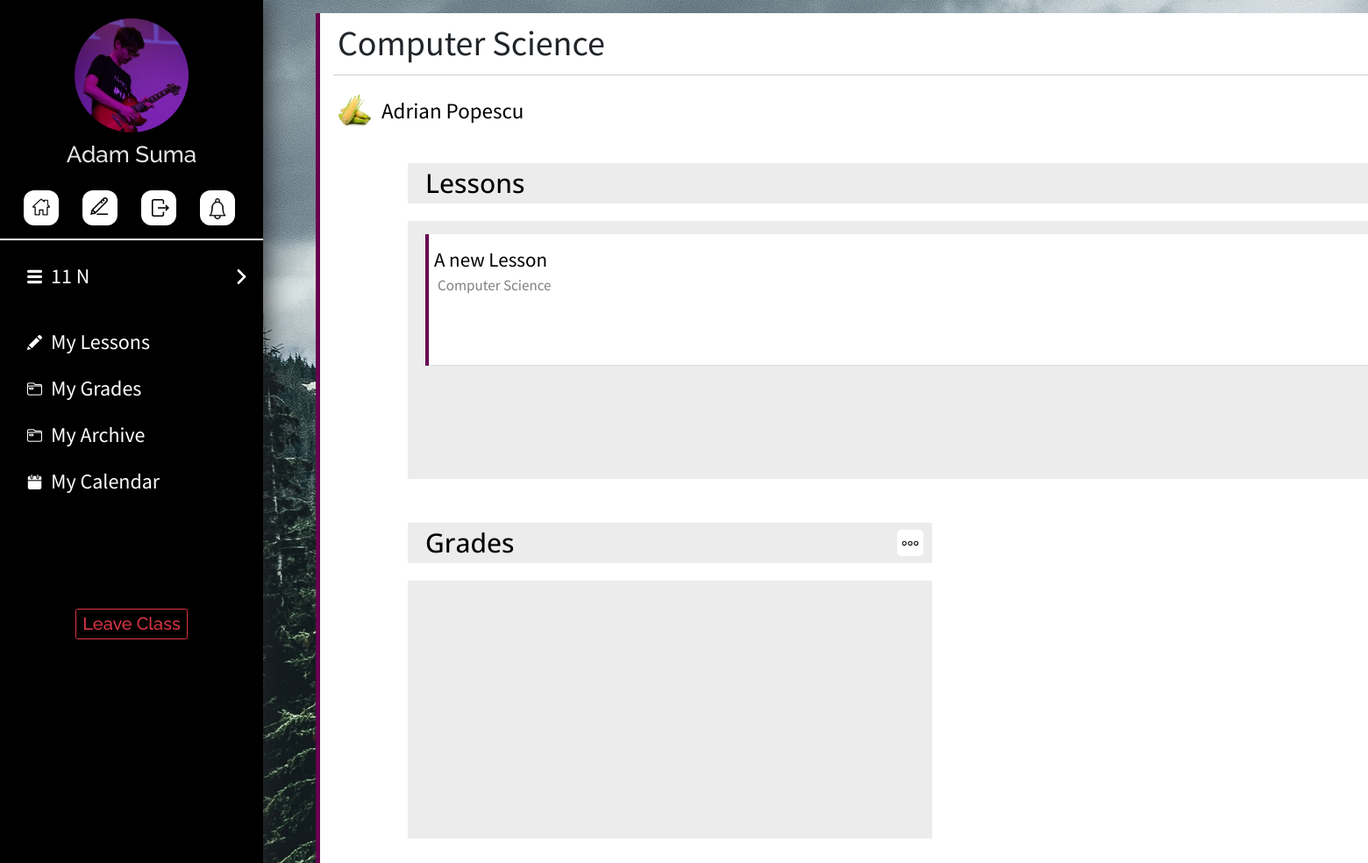
The page /welcome/student/12/ (signed in) on the database as committed earlier.
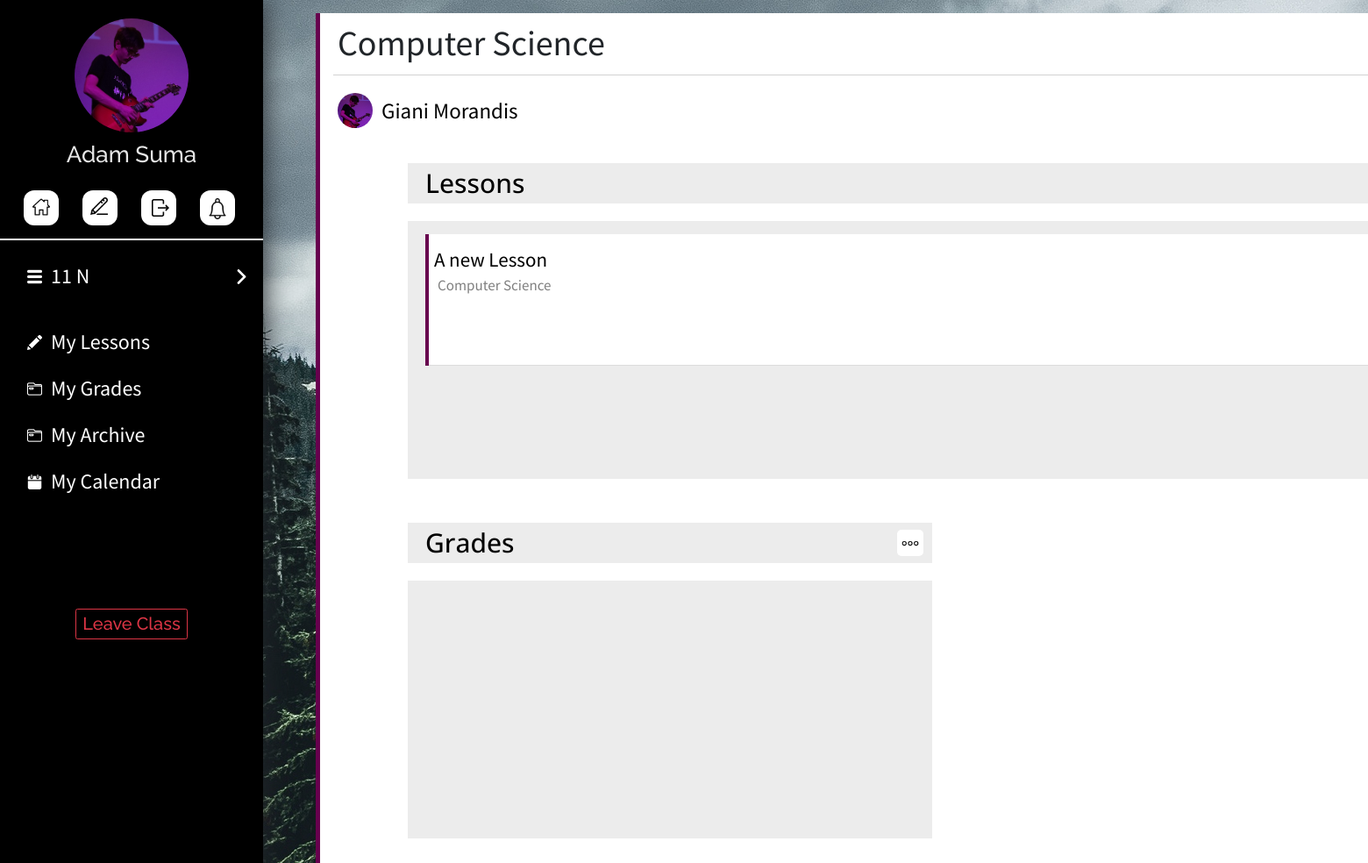
The same page on the database as committed later.
### account/models.py (models this page shows, shortened)
class SubClass(models.Model):
    name = models.CharField(max_length=20,blank=False,  null=False)
    subject = models.CharField(max_length=40, blank=True, null=True)
    teacher = models.ForeignKey(Userprofile, on_delete=models.SET_NULL, null=True)
    main_class = models.ForeignKey(MainClass, on_delete=models.CASCADE, null=False)
    color_code = models.CharField(max_length=6, default="C70000")

class Userprofile(models.Model):
    TYPE_CHOICES = (
        ('student', 'Student'),
        ('teacher', 'Teacher')
    )
    user = models.OneToOneField(User, on_delete=models.CASCADE)
    user_type = models.CharField(max_length=30, choices=TYPE_CHOICES)
    profile_picture = models.ImageField(upload_to=profile_image_path, blank=True, null=True)
    main_class = models.ForeignKey(MainClass, on_delete=models.SET_NULL, null=True, blank=True)
    id_number = models.IntegerField(blank=True, null=True)
    teaching_subject = models.CharField(max_length=100, blank=False, null=True)
    teaching_certificate = models.FileField(upload_to=certificate_file_path, blank=True, null=True)

### account/views.py (the view)
# urls.py: url(r'^student/(?P<subclass_id>[0-9]+)/$', views.student_subclass_home, name='student_subclass_home'),
@login_required
def student_subclass_home(request, subclass_id):
    rd = handle_redirect('student', request.user.userprofile.user_type)
    if rd:
        return redirect('account:' + rd)
    template_name = "account/basic/subclass_home.html"
    subclass = SubClass.objects.get(id=subclass_id)
    last_lessons = subclass.lesson_set.all().order_by("-date_added")[0:6]
    last_grades = request.user.userprofile.grade_set.filter(sub_class=subclass).order_by("-date_added")[0:6]
    return render(request, template_name, context={'last_lessons': last_lessons, "last_grades": last_grades, "sub_class": subclass})

### account/views.py (called while the page is built)
def handle_redirect(view_type, user_type):
    if view_type != user_type:
        if user_type == "student":
            return 'student_home'
        elif user_type == "teacher":
            return 'teacher_home'

### account/templates/account/basic/subclass_home.html (shortened to what this page needs)
{% extends 'account/base.html' %}
{% block body %}
<div style="margin-left:33rem;float:left;overflow:hidden">
    <div class="lesson-maindiv" style="border-left: 0.5rem solid #{{sub_class.color_code}}; height:100rem;">
        <h1 class="lesson-title-detail">{{sub_class.name}}</h2>
        <div style="height:0.1rem; width:97%; background-color:#D2D2D2; margin-top:7rem; margin-left:1.5rem;"></div>
        {% if sub_class.teacher.profile_picture %}
        <img src="{{sub_class.teacher.profile_picture.url}}" style="width:4rem; height:4rem; border-radius:2rem;float:left; margin-top:2rem; margin-left:2rem;"/>
        {% else %}
        <img src="/media/extra/user.png" style="width:3rem; height:3rem;float:left; margin-top:2.5rem; margin-left:2rem;"/>
        {% endif %}
        <h1 class="lesson-subtitle" style="float:left;margin-left:1rem; margin-top:2.5rem;font-size:25px;margin-bottom:-500rem;color:black;">{{sub_class.teacher.user.first_name}} {{sub_class.teacher.user.last_name}}</h1>
        <div style="width:85%; height:36rem; background-color: #ECECEC; margin-left:10rem; margin-top:10rem;">
            <br>
            <h1 style="color:black; margin-top:-1rem;font-size:30px; margin-left:2rem;font-family: 'Open Sans', sans-serif;">Lessons</h1>
            <div style="width:100%; height:30.5rem; margin-top:0rem; border-top: solid 2rem white;">
                <br>
                <div style="overflow-x:hidden; overflow-y: auto;height:26.5rem;">
                    {% for lesson in last_lessons %}
                    <a href="{% url 'account:student_lesson' sub_class.id lesson.id%}" style="color:black;">
                    <div class="list-card" style="border-bottom: 0.1rem solid #DCDCDC; width:95%; margin-left:2rem;">
                        <div style="background-color:#{{sub_class.color_code}}; width:0.4rem; height:15rem;float:left;"></div>
                        <h1 class="lesson-title">{{lesson.title}}</h1>
                        <h1 class="lesson-subtitle">{{lesson.sub_class.name}}</h1>
                    </div>
                    <div style="height:0.1rem; width:140rem;float:left;margin-bottom:-0.1rem;"></div>
                    </a>
                    {% endfor %}
                </div>
            </div>
        </div>
        <div style="width:40%; height:36rem; background-color: #ECECEC; margin-left:10rem; margin-top:5rem;">
            <br>
            <h1 style="color:black; margin-top:-1rem;font-size:30px; margin-left:2rem;font-family: 'Open Sans', sans-serif;">Grades</h1>
            <a href="{% url 'account:student_grades' sub_class.id %}">
                <div class='home-sidebar-button' style="border-radius:0.5rem;margin-top:-3.8rem;margin-right:1rem;float:right;width:3rem; height:3rem;" title="More">
                    <img src="/media/extra/more.png" style="width: 2rem; height:2rem; margin-top:20%; margin-left:17%;" />
                </div>
            </a>
            <div style="width:100%; height:30.5rem; margin-top:0rem; border-top: solid 2rem white;">
                <br>
                <div style="overflow-x:hidden; overflow-y: auto;height:26.5rem;">
                </div>
            </div>
        </div>
    </div>
</div>
{% endblock %}

Rows that differ between the two databases and show on the page:
changed SubClass "Computer Science": teacher.profile_picture: a different picture; teacher.user.first_name "Adrian" → "Giani"; teacher.user.last_name "Popescu" → "Morandis"
